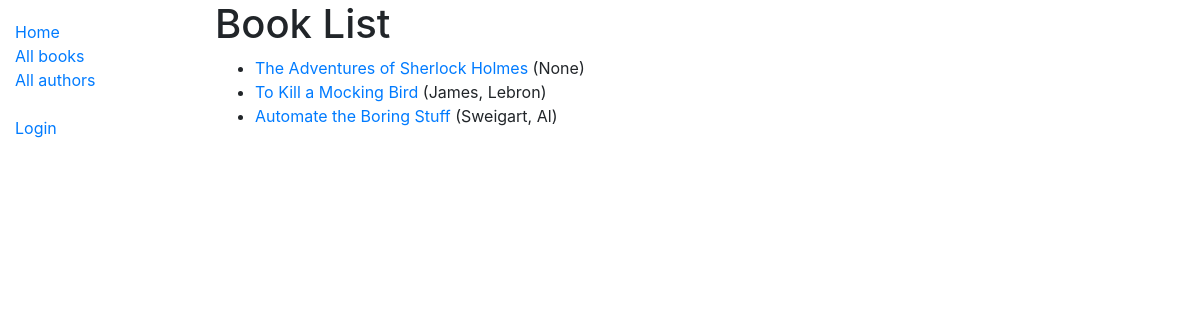
/catalog/books/, run on the app's committed database.
### catalog/models.py (models this page shows, shortened)
class Book(models.Model):
    title = models.CharField(max_length = 200)
    author = models.ForeignKey("Author", on_delete = models.SET_NULL, null = True)
    summary = models.TextField(max_length = 1000, help_text = "Enter a brief description of the book")
    isbn = models.CharField('ISBN', max_length=13, unique=True, help_text='13 Character <a href="https://www.isbn-international.org/content/what-isbn">ISBN number</a>')
    genre = models.ManyToManyField(Genre, help_text = "Select a genre for this book")
    language = models.ForeignKey("Language", on_delete=models.SET_NULL, null=True)
    def display_genre(self):
        return ', '.join(genre.name for genre in self.genre.all()[:3])
    display_genre.short_description = 'Genre'
    def get_absolute_url(self):
        return reverse("book-detail", args = [str(self.id)])

class Author(models.Model):
    first_name = models.CharField(max_length= 100)
    last_name = models.CharField(max_length= 100)
    date_of_birth = models.DateField(null=True, blank = True)
    date_of_death = models.DateField("died", null = True, blank = True)
    class Meta:
        ordering = ["last_name", "first_name"]
    def __str__(self):
        return f"{self.last_name}, {self.first_name}"

### catalog/views.py (the view)
# urls.py: path('books/', views.BookListView.as_view(), name='books'),
class BookListView(generic.ListView):
    model = Book
    paginate_by = 10

### catalog/templates/catalog/book_list.html (shortened to what this page needs)
{% extends "base_generic.html" %}
{% block content %}
  <h1>Book List</h1>
  {% if book_list %}
  <ul>
    {% for book in book_list %}
      <li>
        <a href="{{ book.get_absolute_url }}">{{ book.title }}</a> ({{book.author}})
      </li>
    {% endfor %}
  </ul>
  {% else %}
    <p>There are no books in the library.</p>
  {% endif %}
{% endblock %}

### data on the page
Book: title "The Adventures of Sherlock Holmes", author "None"
Book: title "To Kill a Mocking Bird", author "James, Lebron"
Book: title "Automate the Boring Stuff", author "Sweigart, Al"
